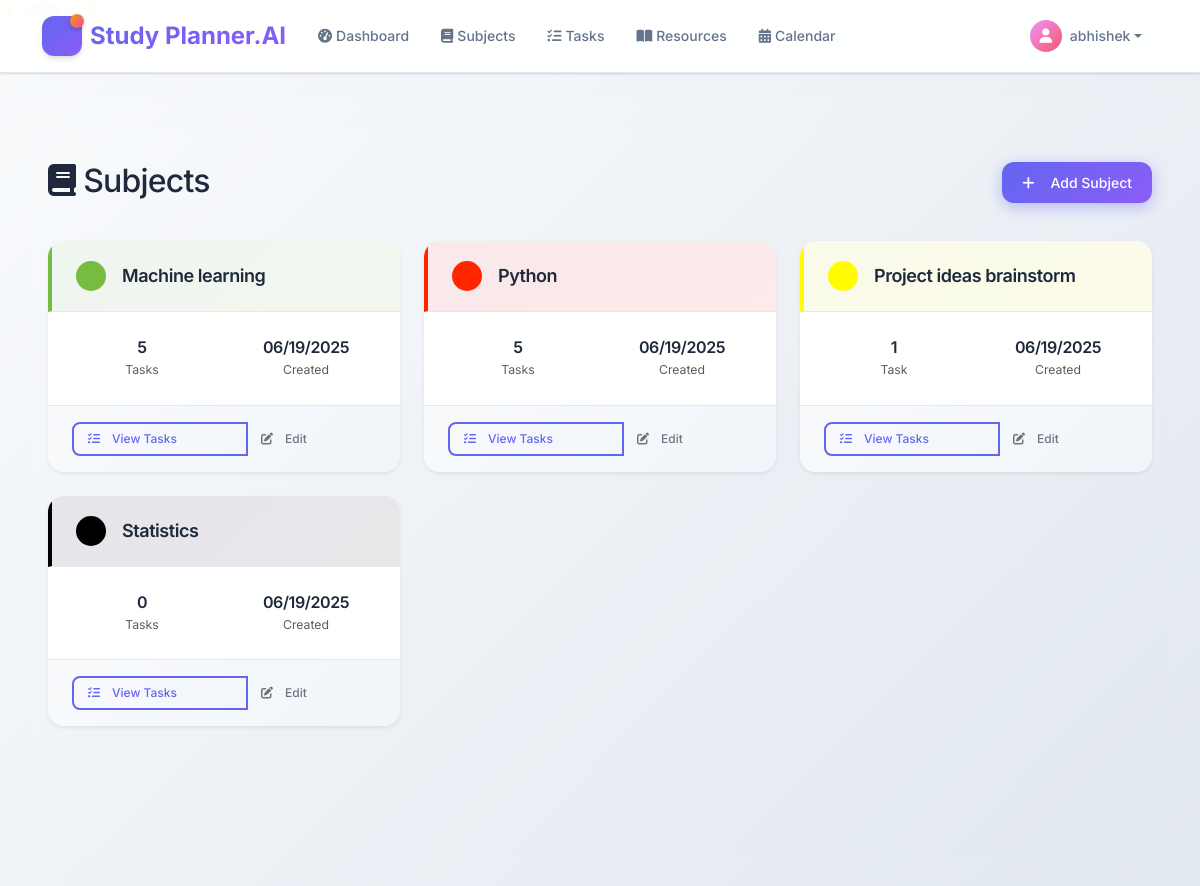
/subjects (signed in), run on the app's committed database.
### app.py (models this page shows)
class User(UserMixin, db.Model):
    id = db.Column(db.Integer, primary_key=True)
    username = db.Column(db.String(80), unique=True, nullable=False)
    email = db.Column(db.String(120), unique=True, nullable=False)
    password_hash = db.Column(db.String(255), nullable=False)
    calendar_token = db.Column(db.String(255), unique=True)  # For calendar feed access
    created_at = db.Column(db.DateTime, default=datetime.utcnow)
    subjects = db.relationship('Subject', backref='user', lazy=True, cascade='all, delete-orphan')
    tasks = db.relationship('Task', backref='user', lazy=True, cascade='all, delete-orphan')
    progress_entries = db.relationship('UserProgress', backref='user', lazy=True, cascade='all, delete-orphan')
    motivational_messages = db.relationship('MotivationalMessage', backref='user', lazy=True, cascade='all, delete-orphan')

class Subject(db.Model):
    id = db.Column(db.Integer, primary_key=True)
    name = db.Column(db.String(100), nullable=False)
    description = db.Column(db.Text)
    color = db.Column(db.String(7), default='#3498db')  # Hex color code
    user_id = db.Column(db.Integer, db.ForeignKey('user.id'), nullable=False)
    created_at = db.Column(db.DateTime, default=datetime.utcnow)
    tasks = db.relationship('Task', backref='subject', lazy=True, cascade='all, delete-orphan')

### app.py (the view)
@app.route('/subjects')
@login_required
def subjects():
    subjects = Subject.query.filter_by(user_id=current_user.id).all()
    return render_template('subjects.html', subjects=subjects)

### app.py (called while the page is built)
@login_manager.user_loader
def load_user(user_id):
    return User.query.get(int(user_id))

### templates/subjects.html (shortened to what this page needs)
{% extends "base.html" %}
{% block content %}
<div class="row mb-4">
    <div class="col">
        <h1 class="h2 mb-3">
            <i class="fas fa-book me-2"></i>Subjects
        </h1>
    </div>
    <div class="col-auto">
        <button class="btn btn-primary" data-bs-toggle="modal" data-bs-target="#addSubjectModal">
            <i class="fas fa-plus me-2"></i>Add Subject
        </button>
    </div>
</div>
<div class="row">
    {% if subjects %}
        {% for subject in subjects %}
        <div class="col-md-6 col-lg-4 mb-4">
            <div class="card h-100 border-0 shadow-sm">
                <div class="card-header d-flex align-items-center" style="background-color: {{ subject.color }}15; border-left: 4px solid {{ subject.color }};">
                    <div class="rounded-circle me-3" style="width: 30px; height: 30px; background-color: {{ subject.color }};"></div>
                    <h5 class="mb-0">{{ subject.name }}</h5>
                </div>
                <div class="card-body">
                    <div class="row text-center">
                        <div class="col-6">
                            <h6 class="mb-0">{{ subject.tasks|length }}</h6>
                            <small class="text-muted">Task{% if subject.tasks|length != 1 %}s{% endif %}</small>
                        </div>
                        <div class="col-6">
                            <h6 class="mb-0">{{ subject.created_at.strftime('%m/%d/%Y') }}</h6>
                            <small class="text-muted">Created</small>
                        </div>
                    </div>
                </div>
                <div class="card-footer bg-transparent">
                    <div class="btn-group w-100" role="group">
                        <a href="{{ url_for('tasks') }}?subject={{ subject.id }}" class="btn btn-outline-primary btn-sm">
                            <i class="fas fa-tasks me-1"></i>View Tasks
                        </a>
                        <button class="btn btn-outline-secondary btn-sm" onclick="editSubject({{ subject.id }}, '{{ subject.name }}', '{{ subject.description }}', '{{ subject.color }}')">
                            <i class="fas fa-edit me-1"></i>Edit
                        </button>
                    </div>
                </div>
            </div>
        </div>
        {% endfor %}
    {% endif %}
</div>
{% endblock %}

### templates/base.html (shortened to what this page needs)
<!DOCTYPE html>
<html lang="en">
<head>
    <link href="https://cdn.jsdelivr.net/npm/bootstrap@5.3.2/dist/css/bootstrap.min.css" rel="stylesheet">
    <link href="https://cdnjs.cloudflare.com/ajax/libs/font-awesome/6.4.0/css/all.min.css" rel="stylesheet">
    <link rel="stylesheet" href="{{ url_for('static', filename='css/style.css') }}">
</head>
<body>
    <span class="floating-emoji emoji1">💡</span>
    <span class="floating-emoji emoji2">🚀</span>
    <span class="floating-emoji emoji3">📚</span>
    <span class="floating-emoji emoji4">🌱</span>
    <span class="floating-emoji emoji5">🏆</span>
    <nav class="navbar navbar-expand-lg navbar-light fixed-top">
        <div class="container">
            <a class="navbar-brand d-flex align-items-center" href="{{ url_for('index') }}">
                <div class="me-2 logo-container">
                    <div class="logo-main">
                        <i class="fas fa-book-open"></i>
                        <div class="logo-badge">
                            <i class="fas fa-brain"></i>
                        </div>
                    </div>
                </div>
                <span class="fw-bold">Study Planner.AI</span>
            </a>
            <div class="collapse navbar-collapse" id="navbarNav">
                {% if current_user.is_authenticated %}
                    <ul class="navbar-nav me-auto">
                        <li class="nav-item">
                            <a class="nav-link" href="{{ url_for('dashboard') }}">
                                <i class="fas fa-tachometer-alt me-1"></i>Dashboard
                            </a>
                        </li>
                        <li class="nav-item">
                            <a class="nav-link" href="{{ url_for('subjects') }}">
                                <i class="fas fa-book me-1"></i>Subjects
                            </a>
                        </li>
                        <li class="nav-item">
                            <a class="nav-link" href="{{ url_for('tasks') }}">
                                <i class="fas fa-tasks me-1"></i>Tasks
                            </a>
                        </li>
                        <li class="nav-item">
                            <a class="nav-link" href="{{ url_for('study_resources') }}">
                                <i class="fas fa-book-open me-1"></i>Resources
                            </a>
                        </li>
                        <li class="nav-item">
                            <a class="nav-link" href="{{ url_for('calendar') }}">
                                <i class="fas fa-calendar-alt me-1"></i>Calendar
                            </a>
                        </li>
                    </ul>
                    <div class="navbar-nav">
                        <div class="nav-item dropdown">
                            <a class="nav-link dropdown-toggle d-flex align-items-center" href="#" role="button" data-bs-toggle="dropdown">
                                <div class="me-2 d-flex align-items-center justify-content-center" style="width: 32px; height: 32px; background: linear-gradient(135deg, #f093fb, #f5576c); border-radius: 50%; color: white; font-size: 0.9rem;">
                                    <i class="fas fa-user"></i>
                                </div>
                                <span class="fw-medium">{{ current_user.username }}</span>
                            </a>
                        </div>
                    </div>
                {% endif %}
            </div>
        </div>
    </nav>
    <main class="main-content" style="margin-top: 76px;">
        <div class="container-fluid">
            {% block content %}{% endblock %}
        </div>
    </main>
    <div class="toast-container position-fixed bottom-0 end-0 p-3" id="toastContainer"></div>
</body>
</html>

### data on the page
User: username "abhishek"
Subject: name "Machine learning", tasks|length "5", created_at "06/19/2025"
Subject: name "Python", tasks|length "5", created_at "06/19/2025"
Subject: name "Project ideas brainstorm", tasks|length "1", created_at "06/19/2025"
Subject: name "Statistics", tasks|length "0", created_at "06/19/2025"
